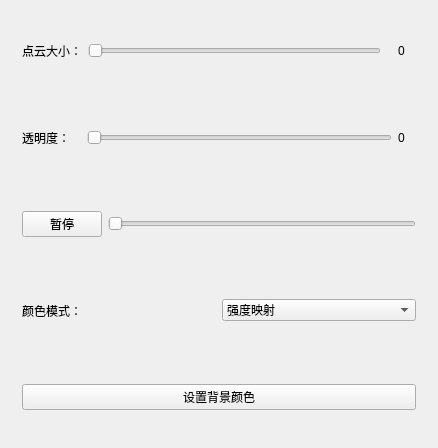
<?xml version="1.0" encoding="UTF-8"?>
<ui version="4.0">
 <class>InteractionWidgetClass</class>
 <widget class="QWidget" name="InteractionWidgetClass">
  <property name="geometry">
   <rect>
    <x>0</x>
    <y>0</y>
    <width>438</width>
    <height>448</height>
   </rect>
  </property>
  <property name="windowTitle">
   <string>InteractionWidget</string>
  </property>
  <layout class="QVBoxLayout" name="verticalLayout">
   <item>
    <widget class="QWidget" name="widget" native="true">
     <layout class="QHBoxLayout" name="horizontalLayout">
      <item>
       <widget class="QLabel" name="label">
        <property name="text">
         <string>点云大小：</string>
        </property>
       </widget>
      </item>
      <item>
       <widget class="QSlider" name="HSlider_size">
        <property name="orientation">
         <enum>Qt::Horizontal</enum>
        </property>
       </widget>
      </item>
      <item>
       <widget class="QWidget" name="widget_6" native="true">
        <layout class="QHBoxLayout" name="horizontalLayout_5">
         <item>
          <widget class="QLabel" name="lbl_PSize">
           <property name="text">
            <string>0</string>
           </property>
          </widget>
         </item>
        </layout>
       </widget>
      </item>
     </layout>
    </widget>
   </item>
   <item>
    <widget class="QWidget" name="widget_2" native="true">
     <layout class="QHBoxLayout" name="horizontalLayout_2">
      <item>
       <widget class="QLabel" name="label_2">
        <property name="text">
         <string>透明度：</string>
        </property>
       </widget>
      </item>
      <item>
       <widget class="QWidget" name="widget_7" native="true">
        <layout class="QHBoxLayout" name="horizontalLayout_6">
         <item>
          <widget class="QSlider" name="HSlider_opacity">
           <property name="orientation">
            <enum>Qt::Horizontal</enum>
           </property>
          </widget>
         </item>
         <item>
          <widget class="QLabel" name="lbl_Popacity">
           <property name="text">
            <string>0</string>
           </property>
          </widget>
         </item>
        </layout>
       </widget>
      </item>
     </layout>
    </widget>
   </item>
   <item>
    <widget class="QWidget" name="widget_4" native="true">
     <layout class="QHBoxLayout" name="horizontalLayout_4">
      <item>
       <widget class="QPushButton" name="pushButton_2">
        <property name="text">
         <string>暂停</string>
        </property>
       </widget>
      </item>
      <item>
       <widget class="QSlider" name="horizontalSlider_2">
        <property name="orientation">
         <enum>Qt::Horizontal</enum>
        </property>
       </widget>
      </item>
     </layout>
    </widget>
   </item>
   <item>
    <widget class="QWidget" name="widget_3" native="true">
     <layout class="QHBoxLayout" name="horizontalLayout_3">
      <item>
       <widget class="QLabel" name="label_3">
        <property name="text">
         <string>颜色模式：</string>
        </property>
       </widget>
      </item>
      <item>
       <widget class="QComboBox" name="comboBox">
        <item>
         <property name="text">
          <string>强度映射</string>
         </property>
        </item>
        <item>
         <property name="text">
          <string>颜色映射</string>
         </property>
        </item>
       </widget>
      </item>
     </layout>
    </widget>
   </item>
   <item>
    <widget class="QWidget" name="widget_5" native="true">
     <layout class="QGridLayout" name="gridLayout">
      <item row="0" column="0">
       <widget class="QPushButton" name="pushButton">
        <property name="text">
         <string>设置背景颜色</string>
        </property>
       </widget>
      </item>
     </layout>
    </widget>
   </item>
  </layout>
 </widget>
 <layoutdefault spacing="6" margin="11"/>
 <resources/>
 <connections/>
</ui>
